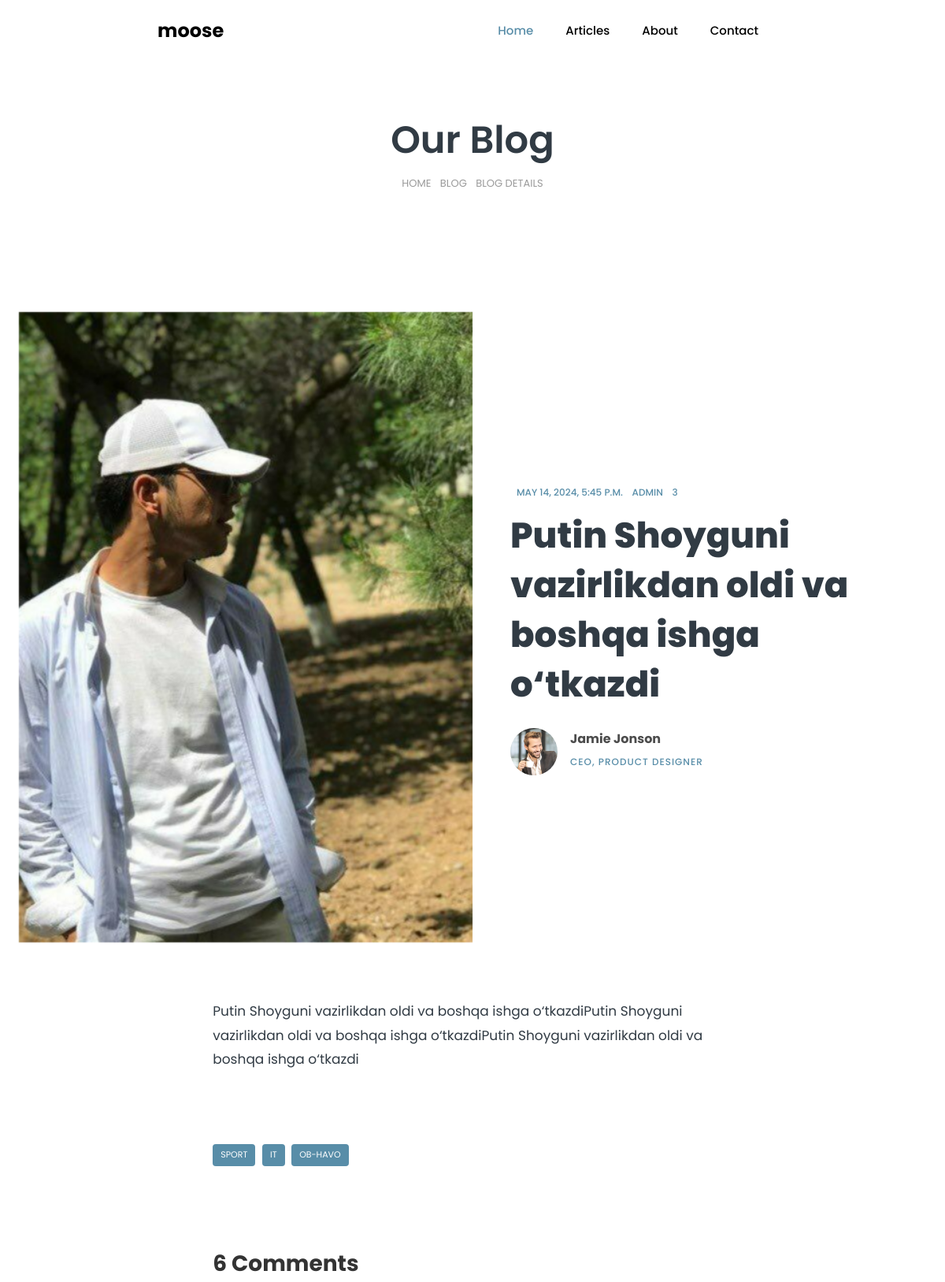
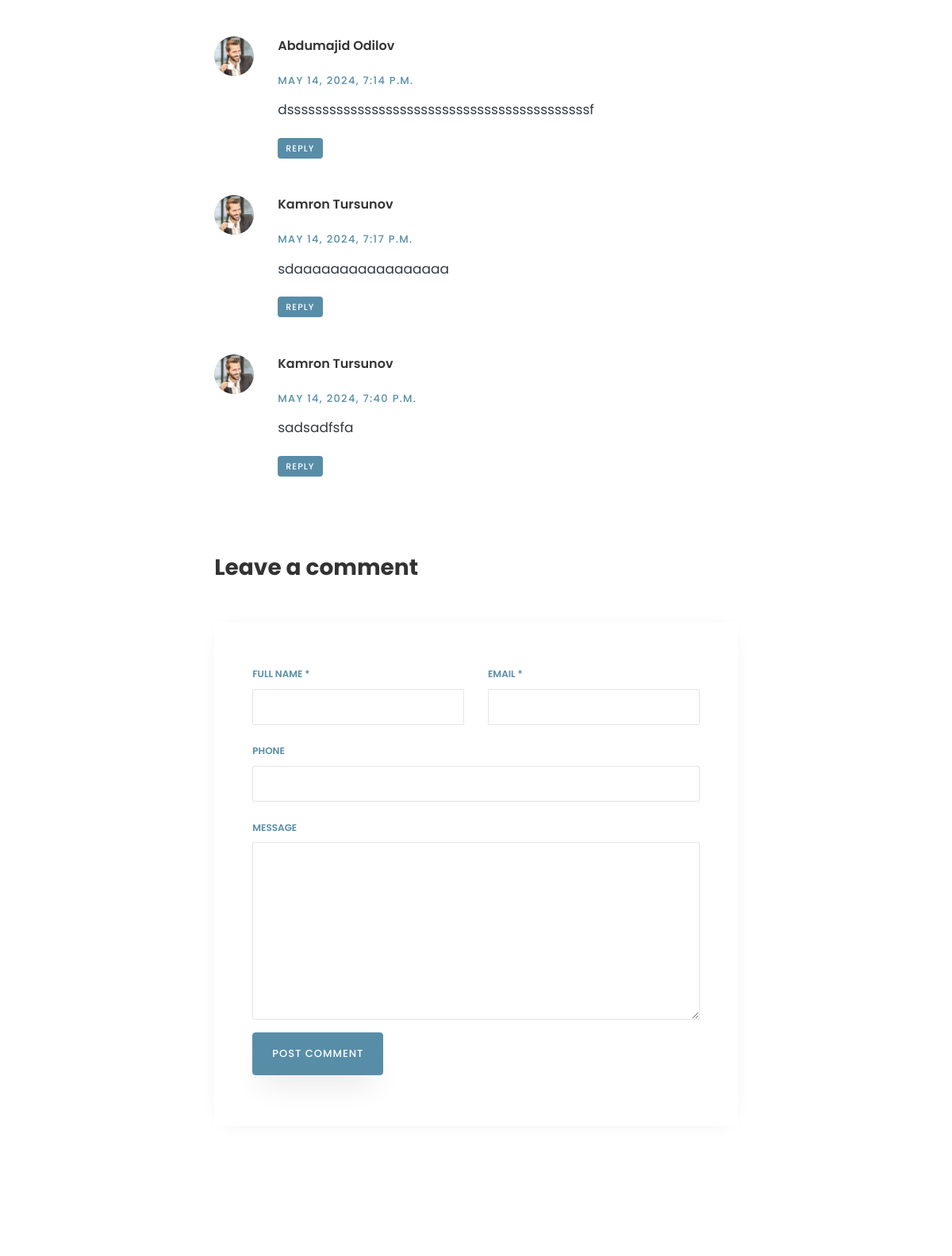
The page /blog/detail/2/ (upper part) on the database its author committed (2 pictures, top to bottom).
### mosse/models.py (models this page shows, shortened)
class Blog(models.Model):
    title = models.CharField(max_length=200)
    image = models.FileField(upload_to='blog/')
    body = models.TextField()
    tag = models.ManyToManyField(Tag, )
    create_date = models.DateTimeField(auto_now_add=True)
    update_date = models.DateTimeField(auto_now=True)

class Tag(models.Model):
    title = models.CharField(max_length=200)

class Comments(models.Model):
    blog = models.ForeignKey(Blog, on_delete=models.CASCADE, related_name='comment')
    full_name = models.CharField(max_length=200)
    email = models.EmailField()
    phone = models.CharField(max_length=200)
    message = models.TextField()
    create_date = models.DateTimeField(auto_now_add=True)
    update_date = models.DateTimeField(auto_now=True)

### mosse/views.py (the view)
# urls.py: path('blog/detail/<int:pk>/', detail, name='detail'),
def detail(request, pk):
    blog = Blog.objects.get(id=pk)
    comments = CommentsForm(request.POST or None)
    if comments.is_valid():
        com = comments.save(commit=False)
        com.blog = blog
        com.save()
        return redirect('.')
    ctx = {
        'blog': blog,
        'comments': comments,
    }
    return render(request, 'blog-single.html', ctx)

### mosse/forms.py
class CommentsForm(forms.ModelForm):
    class Meta:
        model = Comments
        fields = ['full_name', 'email', 'phone', 'message']
        exclude = ['blog',]

### templates/blog-single.html (shortened to what this page needs)
{% extends 'base.html' %}
{% load static %}
{% block content %}
<section class="hero-wrap hero-wrap-2">
    <div class="container">
        <div class="row no-gutters slider-text align-items-center justify-content-center">
            <div class="col-md-9 text-center ftco-animate pt-5">
                <h1 class="mb-3 bread">Our Blog</h1>
                <p class="breadcrumbs"><span class="mr-2"><a href="index-2.html">Home </a></span> <span class="mr-2"><a href="blog.html">Blog </a></span> <span>Blog Details</span></p>
            </div>
        </div>
    </div>
</section>
<section class="ftco-section">
    <div class="container-fluid px-md-4">
        <div class="row no-gutters">
            <div class="col-md-12 blog-wrap">
                <div class="row no-gutters align-items-center">
                    <div class="col-md-6 img img-blog js-fullheight" style="background-image: url({{blog.image.url}});">
                    </div>
                    <div class="col-md-6">
                        <div class="text p-md-5 py-5 px-4 ftco-animate">
                            <p class="meta">
                                <a href="#">{{blog.update_date}}</a>
                                <a href="#">Admin</a>
                                <a href="#" class="meta-chat"> 3</a>
                            </p>
                            <h2 class="mb-4"><a href="blog-single.html">{{blog.title}}</a></h2>
                            <div class="icon d-flex align-items-center">
                                <div class="img" style="background-image: url(images/person_1.jpg);"></div>
                                <div class="position pl-3">
                                    <h4 class="mb-0">Jamie Jonson</h4>
                                    <span>CEO, Product Designer</span>
                                </div>
                            </div>
                        </div>
                    </div>
                </div>
                <div class="row justify-content-center pt-4 py-md-5">
                    <div class="col-md-7">
                        <div class="py-4">
                            <p>{{blog.body}}</p>
                        </div>
                        <div class="tag-widget post-tag-container mb-5 mt-5">
                            <div class="tagcloud">
                                {% for i in blog.tag.filter %}
                                <a href="#" class="tag-cloud-link">{{i.title}}</a>
                                {% endfor %}
                            </div>
                        </div>
                        <div class="comment-post py-5">
                            <h3 class="mb-5">6 Comments</h3>
                            <ul class="comment-list">
                                {% for i in blog.comment.all %}
                                <li class="comment">
                                    <div class="vcard bio">
                                        <img src="{% static 'images/person_1.jpg' %}" alt="Image placeholder">
                                    </div>
                                    <div class="comment-body">
                                        <h3>{{i.full_name}}</h3>
                                        <div class="meta">{{i.create_date}}</div>
                                        <p>{{i.message}}</p>
                                        <p><a href="#" class="reply">Reply</a></p>
                                    </div>
                                </li>
                                {% endfor %}
                            </ul>
                        </div>
                        <div class="comment-form-wrap pt-5">
                            <h3 class="mb-5">Leave a comment</h3>
                            <form method="post" action="#" class="p-5 comment-form">
                                <div class="row">
                                    <div class="col-md-6">
                                        <div class="form-group">
                                            <label for="name">Full Name *</label>
                                            <input name="full_name" type="text" class="form-control" id="name">
                                        </div>
                                    </div>
                                    <div class="col-md-6">
                                        <div class="form-group">
                                            <label for="email">Email *</label>
                                            <input name="email" type="email" class="form-control" id="email">
                                        </div>
                                    </div>
                                    <div class="col-md-12">
                                        <div class="form-group">
                                            <label for="website">Phone</label>
                                            <input name="phone" type="text" class="form-control" id="website">
                                        </div>
                                    </div>
                                    <div class="col-md-12">
                                        <div class="form-group">
                                            <label for="message">Message</label>
                                            <textarea name="message" id="message" cols="30" rows="10"
                                                      class="form-control"></textarea>
                                        </div>
                                    </div>
                                    <div class="col-md-12">
                                        <div class="form-group">
                                            <input type="submit" value="Post Comment" class="btn py-3 px-4 btn-primary">
                                        </div>
                                    </div>
                                </div>
                            </form>
                        </div>
                    </div>
                </div>
            </div>
        </div>
    </div>
</section>
{% endblock %}

### templates/base.html (shortened to what this page needs)
<!DOCTYPE html>
{% load static %}
<html lang="en">
<head>
    <link rel="stylesheet" href="{% static 'https://stackpath.bootstrapcdn.com/font-awesome/4.7.0/css/font-awesome.min.' %}">
    <link rel="stylesheet" href="{% static 'css/animate.css' %}">
    <link rel="stylesheet" href="{% static 'css/owl.carousel.min.css' %}">
    <link rel="stylesheet" href="{% static 'css/owl.theme.default.min.css' %}">
    <link rel="stylesheet" href="{% static 'css/magnific-popup.css' %}">
    <link rel="stylesheet" href="{% static 'css/flaticon.css' %}">
    <link rel="stylesheet" href="{% static 'css/style.css' %}">
</head>
<body>
<nav class="navbar navbar-expand-lg navbar-dark ftco_navbar bg-dark ftco-navbar-light" id="ftco-navbar">
    <div class="container">
        <a class="navbar-brand" href="{% url 'index' %}">moose</a>
        <div class="collapse navbar-collapse" id="ftco-nav">
            <ul class="navbar-nav ml-auto">
                <li class="nav-item active"><a href="{% url 'index' %}" class="nav-link">Home</a></li>
                <li class="nav-item"><a href="{% url 'blog' %}" class="nav-link">Articles</a></li>
                <li class="nav-item"><a href="{% url 'about' %}" class="nav-link">About</a></li>
                <li class="nav-item"><a href="{% url 'contact' %}" class="nav-link">Contact</a></li>
            </ul>
        </div>
    </div>
</nav>
{% block content %}
{% endblock %}
</body>
</html>

### rows shown on the page
Blog: image (picture), update_date "MAY 14, 2024, 5:45 P.M.", title "Putin Shoyguni vazirlikdan oldi va boshqa ishga o‘tkazdi", body "Putin Shoyguni vazirlikdan oldi va boshqa ishga o‘tkazdiPutin Shoyguni vazirlikdan oldi va boshqa ishga o‘tkazdiPutin Shoyguni vazirlikdan oldi va boshqa ishga o‘tkazdi"
Tag: title "SPORT"
Tag: title "IT"
Tag: title "OB-HAVO"
Comments: full_name "Abdumajid Odilov", create_date "MAY 14, 2024, 7:14 P.M.", message "dsssssssssssssssssssssssssssssssssssssssssssf"
Comments: full_name "Kamron Tursunov", create_date "MAY 14, 2024, 7:17 P.M.", message "sdaaaaaaaaaaaaaaaaa"
Comments: full_name "Kamron Tursunov", create_date "MAY 14, 2024, 7:40 P.M.", message "sadsadfsfa"
